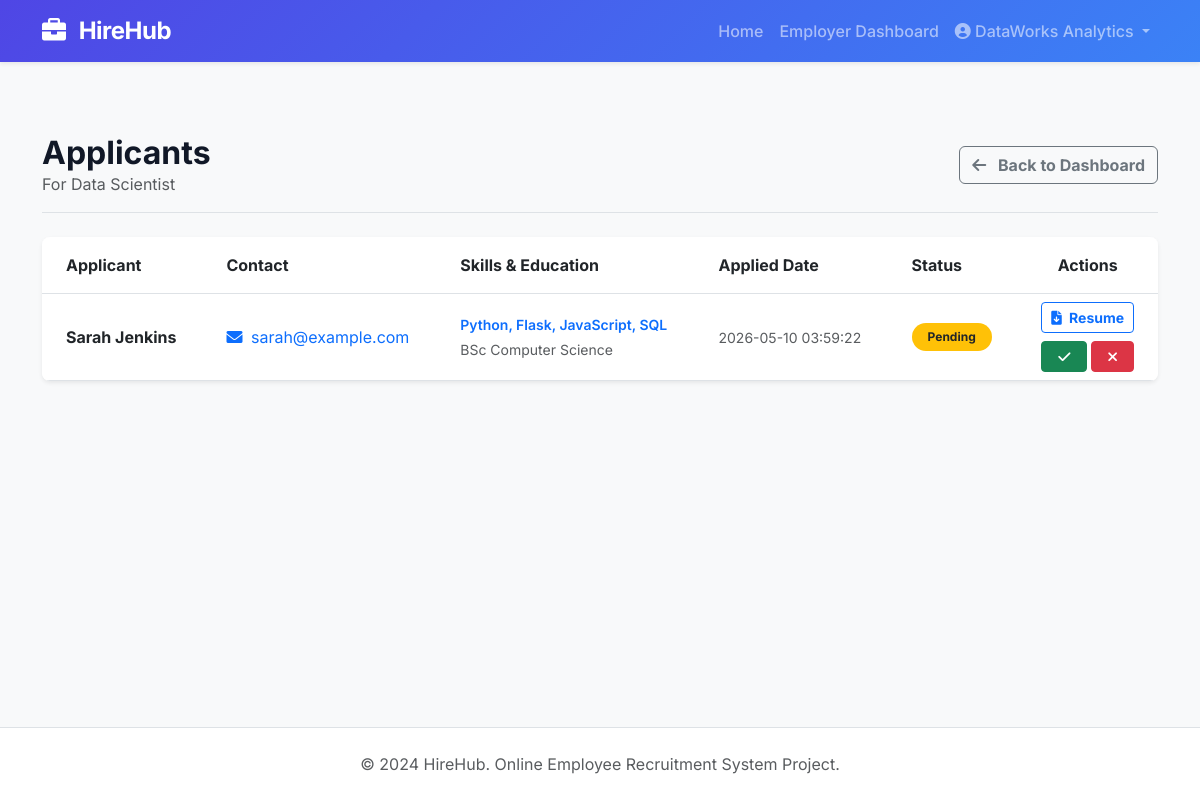
The page /employer/job/3/applicants (signed in) on the database its author committed.
### tables this page shows
CREATE TABLE jobs (
    id INTEGER PRIMARY KEY AUTOINCREMENT,
    title TEXT NOT NULL,
    company TEXT NOT NULL,
    category TEXT NOT NULL,
    skills TEXT NOT NULL,
    experience TEXT NOT NULL,
    salary TEXT NOT NULL,
    location TEXT NOT NULL,
    description TEXT NOT NULL,
    last_date TEXT NOT NULL,
    employer_id INTEGER NOT NULL,
    FOREIGN KEY(employer_id) REFERENCES users(id)
);

CREATE TABLE applications (
    id INTEGER PRIMARY KEY AUTOINCREMENT,
    job_id INTEGER NOT NULL,
    seeker_id INTEGER NOT NULL,
    resume TEXT NOT NULL, -- Path to resume file
    status TEXT NOT NULL DEFAULT 'Pending' CHECK(status IN ('Pending', 'Accepted', 'Rejected')),
    applied_date TIMESTAMP DEFAULT CURRENT_TIMESTAMP,
    FOREIGN KEY(job_id) REFERENCES jobs(id),
    FOREIGN KEY(seeker_id) REFERENCES users(id)
);

CREATE TABLE users (
    id INTEGER PRIMARY KEY AUTOINCREMENT,
    name TEXT NOT NULL,
    email TEXT UNIQUE NOT NULL,
    password TEXT NOT NULL,
    role TEXT NOT NULL CHECK(role IN ('employer', 'seeker'))
);

CREATE TABLE seeker_profiles (
    id INTEGER PRIMARY KEY AUTOINCREMENT,
    user_id INTEGER NOT NULL UNIQUE,
    phone TEXT,
    address TEXT,
    skills TEXT,
    education TEXT,
    experience TEXT,
    FOREIGN KEY(user_id) REFERENCES users(id)
);

### app.py (the view)
@app.route('/employer/job/<int:job_id>/applicants')
@login_required
def view_applicants(job_id):
    if session.get('role') != 'employer':
        return redirect(url_for('index'))
    conn = get_db_connection()
    job = conn.execute('SELECT * FROM jobs WHERE id = ? AND employer_id = ?', (job_id, session['user_id'])).fetchone()
    if not job:
        conn.close()
        flash("Job not found or unauthorized.", "danger")
        return redirect(url_for('employer_dashboard'))
    apps = conn.execute('''
        SELECT a.id as app_id, u.name, u.email, sp.skills, sp.education, a.resume, a.status, a.applied_date
        FROM applications a
        JOIN users u ON a.seeker_id = u.id
        LEFT JOIN seeker_profiles sp ON u.id = sp.user_id
        WHERE a.job_id = ?
        ORDER BY a.applied_date DESC
    ''', (job_id,)).fetchall()
    conn.close()
    return render_template('employer/view_applicants.html', applicants=apps, job=job)

### app.py (called while the page is built)
def login_required(f):
    from functools import wraps
    @wraps(f)
    def decorated_function(*args, **kwargs):
        if 'user_id' not in session:
            flash("Please log in first.", "warning")
            return redirect(url_for('login'))
        return f(*args, **kwargs)
    return decorated_function

### database.py (called while the page is built)
def get_db_connection():
    conn = sqlite3.connect(DATABASE)
    conn.row_factory = sqlite3.Row
    return conn

### templates/employer/view_applicants.html (shortened to what this page needs)
{% extends 'base.html' %}
{% block content %}
<div class="container py-5">
    <div class="d-flex justify-content-between align-items-center mb-4 pb-3 border-bottom">
        <div>
            <h2 class="fw-bold mb-0">Applicants</h2>
            <p class="text-muted mb-0">For {{ job.title }}</p>
        </div>
        <a href="{{ url_for('employer_dashboard') }}" class="btn btn-outline-secondary fw-bold">
            <i class="fa-solid fa-arrow-left me-2"></i> Back to Dashboard
        </a>
    </div>
    {% if applicants %}
        <div class="table-responsive bg-white rounded-3 shadow-sm">
            <table class="table table-hover align-middle mb-0">
                <thead class="bg-light">
                    <tr>
                        <th class="py-3 px-4">Applicant</th>
                        <th class="py-3 px-4">Contact</th>
                        <th class="py-3 px-4">Skills & Education</th>
                        <th class="py-3 px-4">Applied Date</th>
                        <th class="py-3 px-4">Status</th>
                        <th class="py-3 px-4 text-center">Actions</th>
                    </tr>
                </thead>
                <tbody>
                    {% for app in applicants %}
                    <tr>
                        <td class="px-4 fw-bold">{{ app.name }}</td>
                        <td class="px-4">
                            <a href="mailto:{{ app.email }}" class="text-decoration-none"><i class="fa-solid fa-envelope me-1"></i> {{ app.email }}</a>
                        </td>
                        <td class="px-4">
                            <div class="small fw-semibold text-primary mb-1">{{ app.skills or 'N/A' }}</div>
                            <div class="small text-muted">{{ app.education or 'N/A' }}</div>
                        </td>
                        <td class="px-4 text-muted small">{{ app.applied_date }}</td>
                        <td class="px-4">
                            {% if app.status == 'Pending' %}
                                <span class="badge bg-warning text-dark px-3 py-2 rounded-pill">Pending</span>
                            {% elif app.status == 'Accepted' %}
                                <span class="badge bg-success px-3 py-2 rounded-pill">Accepted</span>
                            {% else %}
                                <span class="badge bg-danger px-3 py-2 rounded-pill">Rejected</span>
                            {% endif %}
                        </td>
                        <td class="px-4 text-center">
                            <a href="{{ url_for('static', filename='uploads/' + app.resume) }}" target="_blank" class="btn btn-sm btn-outline-primary mb-1 w-100 fw-bold">
                                <i class="fa-solid fa-file-arrow-down me-1"></i> Resume
                            </a>
                            <form method="POST" action="{{ url_for('update_application', app_id=app.app_id) }}" class="d-flex gap-1 mt-1 justify-content-center">
                                <button type="submit" name="status" value="Accepted" class="btn btn-sm btn-success flex-fill" title="Accept" {% if app.status == 'Accepted' %}disabled{% endif %}><i class="fa-solid fa-check"></i></button>
                                <button type="submit" name="status" value="Rejected" class="btn btn-sm btn-danger flex-fill" title="Reject" {% if app.status == 'Rejected' %}disabled{% endif %}><i class="fa-solid fa-xmark"></i></button>
                            </form>
                        </td>
                    </tr>
                    {% endfor %}
                </tbody>
            </table>
        </div>
    {% endif %}
</div>
{% endblock %}

### templates/base.html (shortened to what this page needs)
<!DOCTYPE html>
<html lang="en">
<head>
    <link href="https://cdn.jsdelivr.net/npm/bootstrap@5.3.0/dist/css/bootstrap.min.css" rel="stylesheet">
    <link rel="stylesheet" href="https://cdnjs.cloudflare.com/ajax/libs/font-awesome/6.0.0/css/all.min.css">
    <link rel="stylesheet" href="{{ url_for('static', filename='css/style.css') }}">
</head>
<body class="d-flex flex-column min-vh-100 bg-light">
    <nav class="navbar navbar-expand-lg navbar-dark bg-primary shadow-sm glass-nav">
        <div class="container">
            <a class="navbar-brand fw-bold" href="{{ url_for('index') }}">
                <i class="fa-solid fa-briefcase me-2"></i> HireHub
            </a>
            <div class="collapse navbar-collapse" id="navbarNav">
                <ul class="navbar-nav ms-auto font-weight-500">
                    <li class="nav-item">
                        <a class="nav-link" href="{{ url_for('index') }}">Home</a>
                    </li>
                    {% if session.get('user_id') %}
                        {% if session.get('role') == 'employer' %}
                            <li class="nav-item"><a class="nav-link" href="#">Employer Dashboard</a></li>
                        {% else %}
                            <li class="nav-item"><a class="nav-link" href="#">Job Seeker Dashboard</a></li>
                        {% endif %}
                        <li class="nav-item dropdown">
                            <a class="nav-link dropdown-toggle" href="#" id="navbarDropdown" role="button" data-bs-toggle="dropdown">
                                <i class="fa-solid fa-user-circle"></i> {{ session.get('name') }}
                            </a>
                        </li>
                    {% endif %}
                </ul>
            </div>
        </div>
    </nav>
    <main class="flex-grow-1">
        {% block content %}{% endblock %}
    </main>
    <footer class="bg-white py-4 mt-auto border-top">
        <div class="container text-center">
            <p class="mb-0 text-muted">&copy; 2024 HireHub. Online Employee Recruitment System Project.</p>
        </div>
    </footer>
</body>
</html>

### static/css/style.css (style rules this page uses)
:root { --primary-color: #4F46E5; --primary-hover: #4338CA; --secondary-color: #10B981; --dark-color: #111827; --light-color: #F9FAFB; }
body { font-family: 'Inter', sans-serif; background-color: #f3f4f6; color: var(--dark-color); }
.bg-primary { background: linear-gradient(135deg, var(--primary-color), #3B82F6) !important; }
.glass-nav { backdrop-filter: blur(10px); -webkit-backdrop-filter: blur(10px); }
.navbar-brand { font-size: 1.5rem; letter-spacing: -0.5px; }
.nav-link { font-weight: 500; transition: color 0.2s ease; }

### rows shown on the page
jobs: get "DataWorks Analytics", title "Data Scientist"
applications: name "Sarah Jenkins", email "sarah@example.com", skills "Python, Flask, JavaScript, SQL", education "BSc Computer Science", applied_date "2026-05-10 03:59:22", status "Pending"
